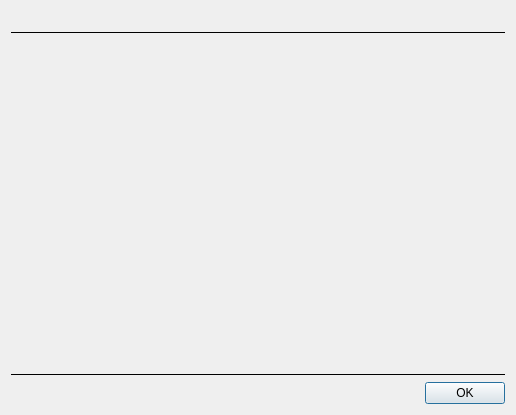
<?xml version="1.0" encoding="UTF-8"?>
<ui version="4.0">
 <class>dialog</class>
 <widget class="QDialog" name="dialog">
  <property name="geometry">
   <rect>
    <x>0</x>
    <y>0</y>
    <width>516</width>
    <height>415</height>
   </rect>
  </property>
  <property name="sizePolicy">
   <sizepolicy hsizetype="Expanding" vsizetype="Expanding">
    <horstretch>0</horstretch>
    <verstretch>0</verstretch>
   </sizepolicy>
  </property>
  <property name="windowTitle">
   <string>Dialog</string>
  </property>
  <layout class="QVBoxLayout" name="verticalLayout">
   <item>
    <layout class="QVBoxLayout" name="verticalLayout_2">
     <item>
      <widget class="QLabel" name="header">
       <property name="frameShadow">
        <enum>QFrame::Plain</enum>
       </property>
       <property name="text">
        <string/>
       </property>
       <property name="pixmap">
        <pixmap>data/header.png</pixmap>
       </property>
      </widget>
     </item>
     <item>
      <widget class="Line" name="line_2">
       <property name="frameShadow">
        <enum>QFrame::Plain</enum>
       </property>
       <property name="orientation">
        <enum>Qt::Horizontal</enum>
       </property>
      </widget>
     </item>
     <item>
      <widget class="QLabel" name="resultsHeader">
       <property name="font">
        <font>
         <pointsize>14</pointsize>
         <weight>75</weight>
         <bold>true</bold>
        </font>
       </property>
       <property name="text">
        <string/>
       </property>
       <property name="pixmap">
        <pixmap>data/results.png</pixmap>
       </property>
      </widget>
     </item>
     <item>
      <widget class="QLabel" name="results">
       <property name="sizePolicy">
        <sizepolicy hsizetype="Expanding" vsizetype="Expanding">
         <horstretch>0</horstretch>
         <verstretch>0</verstretch>
        </sizepolicy>
       </property>
       <property name="font">
        <font>
         <weight>75</weight>
         <bold>true</bold>
        </font>
       </property>
       <property name="text">
        <string/>
       </property>
       <property name="wordWrap">
        <bool>true</bool>
       </property>
      </widget>
     </item>
     <item>
      <widget class="Line" name="line">
       <property name="frameShadow">
        <enum>QFrame::Plain</enum>
       </property>
       <property name="orientation">
        <enum>Qt::Horizontal</enum>
       </property>
      </widget>
     </item>
     <item>
      <widget class="QDialogButtonBox" name="buttonBox">
       <property name="standardButtons">
        <set>QDialogButtonBox::Ok</set>
       </property>
      </widget>
     </item>
    </layout>
   </item>
  </layout>
 </widget>
 <resources/>
 <connections/>
</ui>
